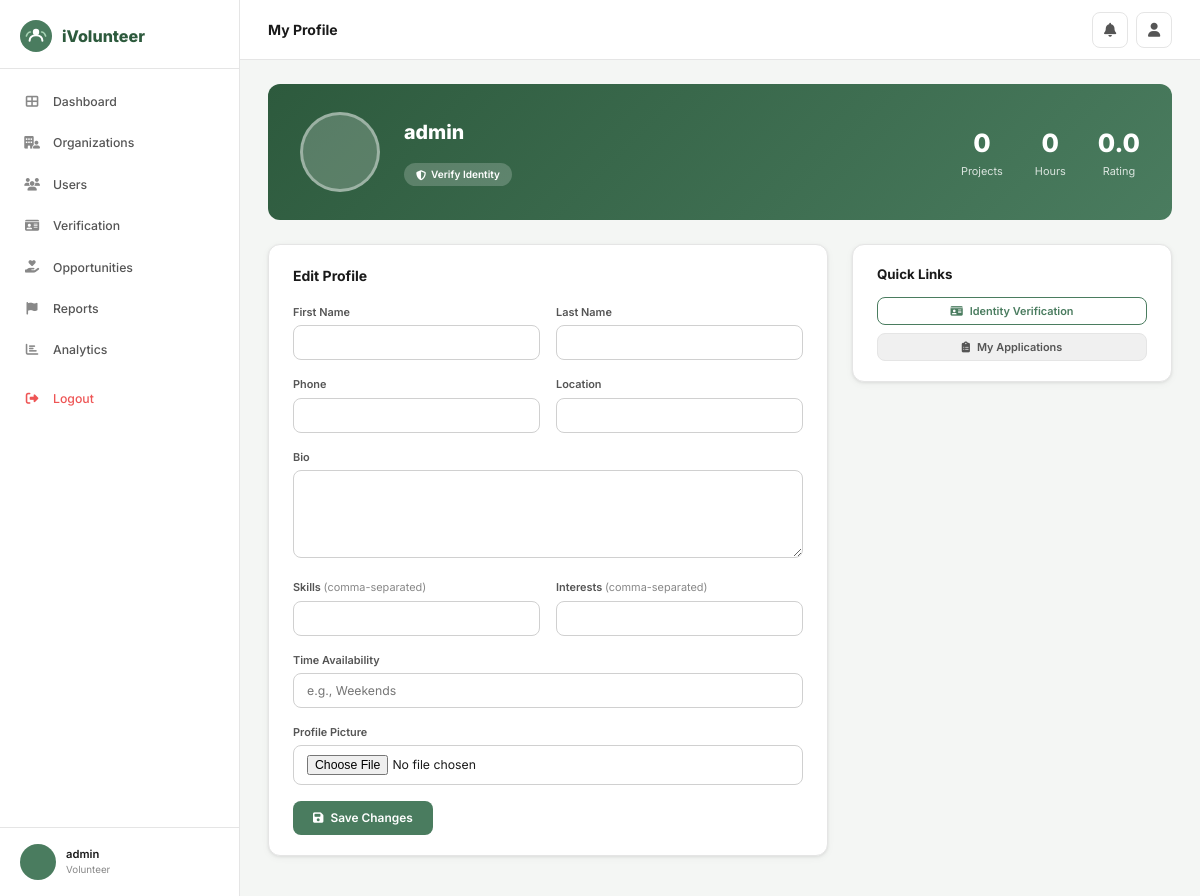
Page /profile/ (signed in) on the committed database.
### core/models.py (models this page shows, shortened)
class User(AbstractUser):
    ROLE_CHOICES = [('volunteer','Volunteer'),('organization','Organization'),('admin','Admin')]
    STATUS_CHOICES = [('active','Active'),('pending','Pending'),('suspended','Suspended'),('inactive','Inactive')]
    role = models.CharField(max_length=20, choices=ROLE_CHOICES, default='volunteer')
    phone_number = models.CharField(max_length=20, blank=True)
    profile_picture = models.ImageField(upload_to='profile_pics/', blank=True, null=True)
    location = models.CharField(max_length=200, blank=True)
    status = models.CharField(max_length=20, choices=STATUS_CHOICES, default='active')
    is_verified = models.BooleanField(default=False)

class VolunteerProfile(models.Model):
    user = models.OneToOneField(User, on_delete=models.CASCADE, related_name='volunteer_profile')
    bio = models.TextField(blank=True)
    date_of_birth = models.DateField(null=True, blank=True)
    time_available = models.CharField(max_length=100, blank=True)
    skills = models.TextField(blank=True)
    interests = models.TextField(blank=True)
    total_hours = models.PositiveIntegerField(default=0)
    total_projects = models.PositiveIntegerField(default=0)
    rating = models.DecimalField(max_digits=3, decimal_places=2, default=0.0)
    rating_count = models.PositiveIntegerField(default=0)

### core/views.py (the view, shortened to what this page needs)
# urls.py: path('profile/', views.vol_profile, name='vol_profile'),
@login_required
def vol_profile(request):
    if not is_vol(request.user): return redirect('home')
    p, _ = VolunteerProfile.objects.get_or_create(user=request.user)
    achievements = UserAchievement.objects.filter(user=request.user).select_related('achievement')
    completed = Application.objects.filter(volunteer=request.user, status='completed').select_related('opportunity__organization')
    certs = Certificate.objects.filter(user=request.user).select_related('organization')
    return render(request, 'core/vol_profile.html', {'profile': p, 'achievements': achievements, 'completed': completed, 'certs': certs})

### core/views.py (called while the page is built)
def is_vol(u): return u.is_authenticated and u.role == 'volunteer'

### core/templates/core/vol_profile.html (shortened to what this page needs)
{% extends 'core/base.html' %}
{% block page_title %}My Profile{% endblock %}
{% block content %}
<div class="profile-hero">
  <div class="profile-avatar-lg">
  </div>
  <div style="flex:1">
    <div class="profile-name">{{ request.user.get_full_name|default:request.user.username }}</div>
    <div style="display:flex;gap:8px;margin-top:8px;flex-wrap:wrap">
      {% if request.user.is_verified %}
      <span class="profile-tag"><i class="fas fa-check-circle"></i> Verified</span>
      {% else %}
      <a href="{% url 'identity_verification' %}" class="profile-tag" style="background:rgba(255,255,255,.2)"><i class="fas fa-shield-alt"></i> Verify Identity</a>
      {% endif %}
    </div>
  </div>
  <div style="display:flex;gap:32px;text-align:center">
    <div><div style="font-size:1.8rem;font-weight:800">{{ profile.total_projects }}</div><div style="font-size:.78rem;opacity:.8">Projects</div></div>
    <div><div style="font-size:1.8rem;font-weight:800">{{ profile.total_hours }}</div><div style="font-size:.78rem;opacity:.8">Hours</div></div>
    <div><div style="font-size:1.8rem;font-weight:800">{{ profile.rating|floatformat:1 }}</div><div style="font-size:.78rem;opacity:.8">Rating</div></div>
  </div>
</div>
<div style="display:grid;grid-template-columns:1fr 320px;gap:24px">
  <div>
    <div class="card mb-4">
      <div class="card-body">
        <h3 style="font-weight:700;margin-bottom:18px;font-size:1rem">Edit Profile</h3>
        <form method="post" enctype="multipart/form-data">
          <div class="form-row">
            <div class="form-group"><label class="form-label">First Name</label><input type="text" name="first_name" class="form-control" value="{{ request.user.first_name }}"></div>
            <div class="form-group"><label class="form-label">Last Name</label><input type="text" name="last_name" class="form-control" value="{{ request.user.last_name }}"></div>
          </div>
          <div class="form-row">
            <div class="form-group"><label class="form-label">Phone</label><input type="tel" name="phone" class="form-control" value="{{ request.user.phone_number }}"></div>
            <div class="form-group"><label class="form-label">Location</label><input type="text" name="location" class="form-control" value="{{ request.user.location }}"></div>
          </div>
          <div class="form-group"><label class="form-label">Bio</label><textarea name="bio" class="form-control">{{ profile.bio }}</textarea></div>
          <div class="form-row">
            <div class="form-group"><label class="form-label">Skills <span style="color:#888;font-weight:400">(comma-separated)</span></label><input type="text" name="skills" class="form-control" value="{{ profile.skills }}"></div>
            <div class="form-group"><label class="form-label">Interests <span style="color:#888;font-weight:400">(comma-separated)</span></label><input type="text" name="interests" class="form-control" value="{{ profile.interests }}"></div>
          </div>
          <div class="form-group"><label class="form-label">Time Availability</label><input type="text" name="time_available" class="form-control" value="{{ profile.time_available }}" placeholder="e.g., Weekends"></div>
          <div class="form-group"><label class="form-label">Profile Picture</label><input type="file" name="profile_picture" class="form-control" accept="image/*"></div>
          <button type="submit" class="btn btn-green"><i class="fas fa-save"></i> Save Changes</button>
        </form>
      </div>
    </div>
  </div>
  <div>
    <div class="card">
      <div class="card-body">
        <h3 style="font-weight:700;margin-bottom:12px;font-size:.95rem">Quick Links</h3>
        <div style="display:flex;flex-direction:column;gap:8px">
          <a href="{% url 'identity_verification' %}" class="btn btn-outline-green btn-block btn-sm"><i class="fas fa-id-card"></i> Identity Verification</a>
          <a href="{% url 'my_applications' %}" class="btn btn-grey btn-block btn-sm"><i class="fas fa-clipboard-list"></i> My Applications</a>
        </div>
      </div>
    </div>
  </div>
</div>
{% endblock %}

### core/templates/core/base.html (shortened to what this page needs)
<!DOCTYPE html>
<html lang="en">
<head>
<link rel="stylesheet" href="https://cdnjs.cloudflare.com/ajax/libs/font-awesome/6.5.0/css/all.min.css">
{% load static %}
</head>
<body>
{% block full_page %}
<div class="layout">
  {% if user.is_authenticated %}
  <aside class="sidebar">
    <div class="sidebar-logo">
      <span class="sidebar-logo-text">iVolunteer</span>
    </div>
    <nav class="sidebar-nav">
      {% if user.role == 'admin' or user.is_superuser %}
        <a href="{% url 'admin_dashboard' %}" class="nav-item {% if request.resolver_match.url_name == 'admin_dashboard' %}active{% endif %}">
          <i class="fas fa-th-large"></i> Dashboard
        </a>
        <a href="{% url 'admin_organizations' %}" class="nav-item {% if 'admin_org' in request.resolver_match.url_name %}active{% endif %}">
          <i class="fas fa-building-user"></i> Organizations
        </a>
        <a href="{% url 'admin_users' %}" class="nav-item {% if 'admin_user' in request.resolver_match.url_name %}active{% endif %}">
          <i class="fas fa-users"></i> Users
        </a>
        <a href="{% url 'admin_verification' %}" class="nav-item {% if 'verification' in request.resolver_match.url_name %}active{% endif %}">
          <i class="fas fa-id-card"></i> Verification
        </a>
        <a href="{% url 'admin_opportunities' %}" class="nav-item {% if 'admin_opportunities' in request.resolver_match.url_name %}active{% endif %}">
          <i class="fas fa-hand-holding-heart"></i> Opportunities
        </a>
        <a href="{% url 'admin_reports' %}" class="nav-item {% if 'report' in request.resolver_match.url_name %}active{% endif %}">
          <i class="fas fa-flag"></i> Reports
        </a>
        <a href="{% url 'admin_analytics' %}" class="nav-item {% if 'analytics' in request.resolver_match.url_name %}active{% endif %}">
          <i class="fas fa-chart-bar"></i> Analytics
        </a>
      {% endif %}
      <a href="{% url 'logout' %}" class="nav-item nav-logout" style="margin-top:8px">
        <i class="fas fa-sign-out-alt"></i> Logout
      </a>
    </nav>
    <div class="sidebar-footer">
      <div class="sidebar-user">
        <div class="s-avatar">
        </div>
        <div>
          <div class="s-user-name">{{ user.get_full_name|default:user.username }}</div>
          <div class="s-user-role">{{ user.get_role_display }}</div>
        </div>
      </div>
    </div>
  </aside>
  {% endif %}
  <main class="main">
    {% if user.is_authenticated %}
    <header class="topbar">
      <span class="topbar-title">{% block page_title %}{% endblock %}</span>
      <div class="topbar-right">
        <a href="{% url 'notifications' %}" class="icon-btn" title="Notifications">
          <i class="fas fa-bell"></i>
        </a>
        {% if user.role == 'volunteer' %}
        <a href="{% url 'vol_profile' %}" class="icon-btn"><i class="fas fa-user"></i></a>
        {% elif user.role == 'organization' %}
        <a href="{% url 'org_profile' %}" class="icon-btn"><i class="fas fa-building"></i></a>
        {% endif %}
      </div>
    </header>
    {% endif %}
    <div class="content">
      {% block content %}{% endblock %}
    </div>
  </main>
</div>
{% endblock full_page %}
</body>
</html>

### rows in the picture
User: get_full_name "admin", role "Volunteer", user.get_full_name "admin"
VolunteerProfile: total_projects "0", total_hours "0", rating "0.0"
